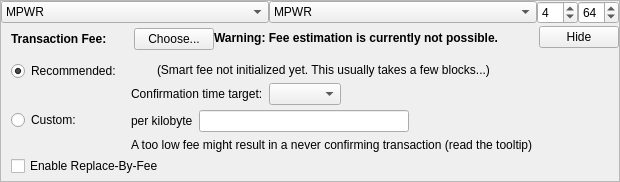
    <widget class="QFrame" name="frameFee">
     <property name="sizePolicy">
      <sizepolicy hsizetype="Expanding" vsizetype="Expanding">
       <horstretch>0</horstretch>
       <verstretch>0</verstretch>
      </sizepolicy>
     </property>
     <property name="maximumSize">
      <size>
       <width>16777215</width>
       <height>16777215</height>
      </size>
     </property>
     <property name="frameShape">
      <enum>QFrame::StyledPanel</enum>
     </property>
     <property name="frameShadow">
      <enum>QFrame::Sunken</enum>
     </property>
     <layout class="QVBoxLayout" name="verticalLayoutFee1">
      <property name="spacing">
       <number>0</number>
      </property>
      <property name="leftMargin">
       <number>0</number>
      </property>
      <property name="topMargin">
       <number>0</number>
      </property>
      <property name="rightMargin">
       <number>0</number>
      </property>
      <property name="bottomMargin">
       <number>0</number>
      </property>
      <item>
       <layout class="QHBoxLayout" name="horizontalLayout_3">
        <item>
         <widget class="QComboBox" name="cbxTypeFrom">
          <property name="toolTip">
           <string>Balance type to send from.</string>
          </property>
          <item>
           <property name="text">
            <string>MPWR</string>
           </property>
          </item>
          <item>
           <property name="text">
            <string>Blind</string>
           </property>
          </item>
          <item>
           <property name="text">
            <string>Anon</string>
           </property>
          </item>
         </widget>
        </item>
        <item>
         <widget class="QComboBox" name="cbxTypeTo">
          <property name="toolTip">
           <string>Balance type to send to.</string>
          </property>
          <item>
           <property name="text">
            <string>MPWR</string>
           </property>
          </item>
          <item>
           <property name="text">
            <string>Blind</string>
           </property>
          </item>
          <item>
           <property name="text">
            <string>Anon</string>
           </property>
          </item>
         </widget>
        </item>
        <item>
         <widget class="QSpinBox" name="spinRingSize">
          <property name="sizePolicy">
           <sizepolicy hsizetype="Fixed" vsizetype="Fixed">
            <horstretch>0</horstretch>
            <verstretch>0</verstretch>
           </sizepolicy>
          </property>
          <property name="minimum">
           <number>3</number>
          </property>
          <property name="maximum">
           <number>32</number>
          </property>
          <property name="value">
           <number>4</number>
          </property>
         </widget>
        </item>
        <item>
         <widget class="QSpinBox" name="spinMaxInputs">
          <property name="sizePolicy">
           <sizepolicy hsizetype="Fixed" vsizetype="Fixed">
            <horstretch>0</horstretch>
            <verstretch>0</verstretch>
           </sizepolicy>
          </property>
          <property name="minimum">
           <number>1</number>
          </property>
          <property name="value">
           <number>64</number>
          </property>
         </widget>
        </item>
       </layout>
      </item>
      <item>
       <layout class="QVBoxLayout" name="verticalLayoutFee2" stretch="0,0,0">
        <property name="spacing">
         <number>0</number>
        </property>
        <property name="leftMargin">
         <number>10</number>
        </property>
        <property name="topMargin">
         <number>0</number>
        </property>
        <item>
         <layout class="QHBoxLayout" name="horizontalLayoutFee1">
          <property name="bottomMargin">
           <number>0</number>
          </property>
          <item>
           <layout class="QVBoxLayout" name="verticalLayoutFee7">
            <property name="spacing">
             <number>0</number>
            </property>
            <item>
             <spacer name="verticalSpacerSmartFee">
              <property name="orientation">
               <enum>Qt::Vertical</enum>
              </property>
              <property name="sizeType">
               <enum>QSizePolicy::Fixed</enum>
              </property>
              <property name="sizeHint" stdset="0">
               <size>
                <width>1</width>
                <height>4</height>
               </size>
              </property>
             </spacer>
            </item>
            <item>
             <layout class="QHBoxLayout" name="horizontalLayoutSmartFee">
              <property name="spacing">
               <number>10</number>
              </property>
              <item>
               <widget class="QLabel" name="labelFeeHeadline">
                <property name="sizePolicy">
                 <sizepolicy hsizetype="Preferred" vsizetype="Maximum">
                  <horstretch>0</horstretch>
                  <verstretch>0</verstretch>
                 </sizepolicy>
                </property>
                <property name="font">
                 <font>
                  <weight>75</weight>
                  <bold>true</bold>
                 </font>
                </property>
                <property name="styleSheet">
                 <string notr="true">font-weight:bold;</string>
                </property>
                <property name="text">
                 <string>Transaction Fee:</string>
                </property>
               </widget>
              </item>
              <item>
               <widget class="QLabel" name="labelFeeMinimized">
                <property name="text">
                 <string/>
                </property>
               </widget>
              </item>
              <item>
               <widget class="QPushButton" name="buttonChooseFee">
                <property name="text">
                 <string>Choose...</string>
                </property>
               </widget>
              </item>
             </layout>
            </item>
            <item>
             <spacer name="verticalSpacer_5">
              <property name="orientation">
               <enum>Qt::Vertical</enum>
              </property>
              <property name="sizeHint" stdset="0">
               <size>
                <width>1</width>
                <height>1</height>
               </size>
              </property>
             </spacer>
            </item>
           </layout>
          </item>
          <item>
           <widget class="QLabel" name="fallbackFeeWarningLabel">
            <property name="toolTip">
             <string>Using the fallbackfee can result in sending a transaction that will take several hours or days (or never) to confirm. Consider choosing your fee manually or wait until you have validated the complete chain.</string>
            </property>
            <property name="font">
            <font>
                <weight>75</weight>
                <bold>true</bold>
            </font>
            </property>
            <property name="text">
             <string>Warning: Fee estimation is currently not possible.</string>
            </property>
            <property name="wordWrap">
             <bool>false</bool>
            </property>
           </widget>
          </item>
          <item>
           <spacer name="horizontalSpacer_4">
            <property name="orientation">
             <enum>Qt::Horizontal</enum>
            </property>
            <property name="sizeType">
             <enum>QSizePolicy::MinimumExpanding</enum>
            </property>
            <property name="sizeHint" stdset="0">
             <size>
              <width>40</width>
              <height>20</height>
             </size>
            </property>
           </spacer>
          </item>
          <item>
           <widget class="QPushButton" name="buttonMinimizeFee">
            <property name="toolTip">
             <string>collapse fee-settings</string>
            </property>
            <property name="text">
             <string>Hide</string>
            </property>
           </widget>
          </item>
         </layout>
        </item>
        <item>
         <widget class="QFrame" name="frameFeeSelection">
          <layout class="QVBoxLayout" name="verticalLayoutFee12">
           <property name="spacing">
            <number>0</number>
           </property>
           <property name="leftMargin">
            <number>0</number>
           </property>
           <property name="topMargin">
            <number>0</number>
           </property>
           <property name="rightMargin">
            <number>0</number>
           </property>
           <property name="bottomMargin">
            <number>0</number>
           </property>
           <item>
            <layout class="QGridLayout" name="gridLayoutFee">
             <property name="topMargin">
              <number>10</number>
             </property>
             <property name="bottomMargin">
              <number>4</number>
             </property>
             <property name="horizontalSpacing">
              <number>10</number>
             </property>
             <property name="verticalSpacing">
              <number>4</number>
             </property>
             <item row="1" column="1">
              <layout class="QVBoxLayout" name="verticalLayoutFee8">
               <property name="spacing">
                <number>6</number>
               </property>
               <item>
                <layout class="QHBoxLayout" name="horizontalLayoutFee13">
                 <item>
                  <widget class="QLabel" name="labelCustomPerKilobyte">
                   <property name="toolTip">
                    <string>Specify a custom fee per kB (1,000 bytes) of the transaction's virtual size.

Note:  Since the fee is calculated on a per-byte basis, a fee of "100 satoshis per kB" for a transaction size of 500 bytes (half of 1 kB) would ultimately yield a fee of only 50 satoshis.</string>
                   </property>
                   <property name="text">
                    <string>per kilobyte</string>
                   </property>
                  </widget>
                 </item>
                 <item>
                  <widget class="BitcoinAmountField" name="customFee"/>
                 </item>
                 <item>
                  <spacer name="horizontalSpacer_6">
                   <property name="orientation">
                    <enum>Qt::Horizontal</enum>
                   </property>
                   <property name="sizeHint" stdset="0">
                    <size>
                     <width>1</width>
                     <height>1</height>
                    </size>
                   </property>
                  </spacer>
                 </item>
                </layout>
               </item>
               <item>
                <layout class="QHBoxLayout" name="horizontalLayoutFee8">
                 <item>
                  <widget class="QLabel" name="labelCustomFeeWarning">
                   <property name="enabled">
                    <bool>true</bool>
                   </property>
                   <property name="toolTip">
                    <string>When there is less transaction volume than space in the blocks, miners as well as relaying nodes may enforce a minimum fee. Paying only this minimum fee is just fine, but be aware that this can result in a never confirming transaction once there is more demand for empower transactions than the network can process.</string>
                   </property>
                   <property name="text">
                    <string>A too low fee might result in a never confirming transaction (read the tooltip)</string>
                   </property>
                  </widget>
                 </item>
                 <item>
                  <spacer name="horizontalSpacer_2">
                   <property name="orientation">
                    <enum>Qt::Horizontal</enum>
                   </property>
                   <property name="sizeHint" stdset="0">
                    <size>
                     <width>1</width>
                     <height>1</height>
                    </size>
                   </property>
                  </spacer>
                 </item>
                </layout>
               </item>
              </layout>
             </item>
             <item row="0" column="0">
              <layout class="QVBoxLayout" name="verticalLayoutFee4" stretch="0,1">
               <item>
                <widget class="QRadioButton" name="radioSmartFee">
                 <property name="text">
                  <string>Recommended:</string>
                 </property>
                 <property name="checked">
                  <bool>true</bool>
                 </property>
                 <attribute name="buttonGroup">
                  <string notr="true">groupFee</string>
                 </attribute>
                </widget>
               </item>
               <item>
                <spacer name="verticalSpacer_2">
                 <property name="orientation">
                  <enum>Qt::Vertical</enum>
                 </property>
                 <property name="sizeHint" stdset="0">
                  <size>
                   <width>1</width>
                   <height>1</height>
                  </size>
                 </property>
                </spacer>
               </item>
              </layout>
             </item>
             <item row="1" column="0">
              <layout class="QVBoxLayout" name="verticalLayoutFee9" stretch="0,1">
               <item>
                <widget class="QRadioButton" name="radioCustomFee">
                 <property name="text">
                  <string>Custom:</string>
                 </property>
                 <attribute name="buttonGroup">
                  <string notr="true">groupFee</string>
                 </attribute>
                </widget>
               </item>
               <item>
                <spacer name="verticalSpacer_6">
                 <property name="orientation">
                  <enum>Qt::Vertical</enum>
                 </property>
                 <property name="sizeHint" stdset="0">
                  <size>
                   <width>1</width>
                   <height>1</height>
                  </size>
                 </property>
                </spacer>
               </item>
              </layout>
             </item>
             <item row="0" column="1">
              <layout class="QVBoxLayout" name="verticalLayoutFee3" stretch="0,0,1">
               <property name="spacing">
                <number>6</number>
               </property>
               <property name="topMargin">
                <number>2</number>
               </property>
               <item>
                <layout class="QHBoxLayout" name="horizontalLayoutFee12">
                 <item>
                  <widget class="QLabel" name="labelSmartFee">
                   <property name="text">
                    <string/>
                   </property>
                  </widget>
                 </item>
                 <item>
                  <widget class="QLabel" name="labelFeeEstimation">
                   <property name="text">
                    <string/>
                   </property>
                  </widget>
                 </item>
                 <item>
                  <widget class="QLabel" name="labelSmartFee2">
                   <property name="text">
                    <string>(Smart fee not initialized yet. This usually takes a few blocks...)</string>
                   </property>
                  </widget>
                 </item>
                 <item>
                  <spacer name="horizontalSpacer_5">
                   <property name="orientation">
                    <enum>Qt::Horizontal</enum>
                   </property>
                   <property name="sizeHint" stdset="0">
                    <size>
                     <width>1</width>
                     <height>1</height>
                    </size>
                   </property>
                  </spacer>
                 </item>
                </layout>
               </item>
               <item>
                <layout class="QHBoxLayout" name="horizontalLayoutFee9">
                 <item>
                  <layout class="QVBoxLayout" name="verticalLayoutFee6">
                   <item>
                    <widget class="QLabel" name="labelSmartFee3">
                     <property name="text">
                      <string>Confirmation time target:</string>
                     </property>
                    </widget>
                   </item>
                  </layout>
                 </item>
                 <item>
                  <layout class="QVBoxLayout" name="verticalLayoutFee5">
                   <property name="rightMargin">
                    <number>30</number>
                   </property>
                   <item>
                    <layout class="QHBoxLayout" name="horizontalLayoutConfTarget">
                     <property name="bottomMargin">
                      <number>0</number>
                     </property>
                     <item>
                      <widget class="QComboBox" name="confTargetSelector"/>
                     </item>
                     <item>
                      <spacer name="horizontalSpacerConfTarget">
                       <property name="orientation">
                        <enum>Qt::Horizontal</enum>
                       </property>
                       <property name="sizeHint" stdset="0">
                        <size>
                         <width>40</width>
                         <height>20</height>
                        </size>
                       </property>
                      </spacer>
                     </item>
                    </layout>
                   </item>
                  </layout>
                 </item>
                </layout>
               </item>
               <item>
                <spacer name="verticalSpacer_4">
                 <property name="orientation">
                  <enum>Qt::Vertical</enum>
                 </property>
                 <property name="sizeHint" stdset="0">
                  <size>
                   <width>1</width>
                   <height>1</height>
                  </size>
                 </property>
                </spacer>
               </item>
              </layout>
             </item>
            </layout>
           </item>
           <item>
            <widget class="QCheckBox" name="optInRBF">
             <property name="text">
              <string>Enable Replace-By-Fee</string>
             </property>
             <property name="toolTip">
              <string>With Replace-By-Fee (BIP-125) you can increase a transaction's fee after it is sent. Without this, a higher fee may be recommended to compensate for increased transaction delay risk.</string>
             </property>
            </widget>
           </item>
          </layout>
         </widget>
        </item>
        <item>
         <spacer name="verticalSpacerFee">
          <property name="orientation">
           <enum>Qt::Vertical</enum>
          </property>
          <property name="sizeHint" stdset="0">
           <size>
            <width>40</width>
            <height>5</height>
           </size>
          </property>
         </spacer>
        </item>
       </layout>
      </item>
     </layout>
    </widget>
